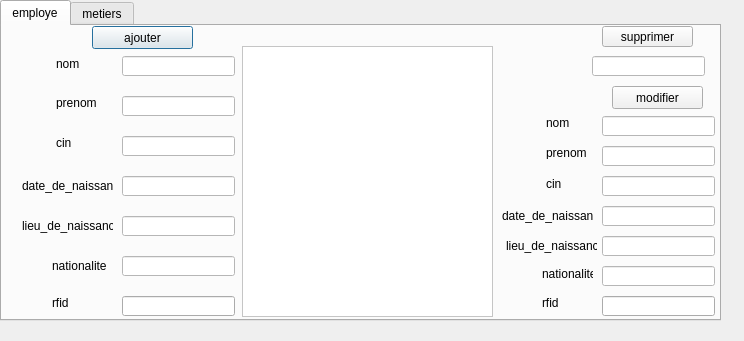
<?xml version="1.0" encoding="UTF-8"?>
<ui version="4.0">
 <class>bouton_employe</class>
 <widget class="QDialog" name="bouton_employe">
  <property name="geometry">
   <rect>
    <x>0</x>
    <y>0</y>
    <width>744</width>
    <height>341</height>
   </rect>
  </property>
  <property name="windowTitle">
   <string>departement employé</string>
  </property>
  <widget class="QTabWidget" name="tabWidget">
   <property name="geometry">
    <rect>
     <x>0</x>
     <y>0</y>
     <width>721</width>
     <height>321</height>
    </rect>
   </property>
   <property name="currentIndex">
    <number>0</number>
   </property>
   <widget class="QWidget" name="tab">
    <attribute name="title">
     <string>employe</string>
    </attribute>
    <widget class="QPushButton" name="ajoutereButton">
     <property name="geometry">
      <rect>
       <x>90</x>
       <y>0</y>
       <width>101</width>
       <height>23</height>
      </rect>
     </property>
     <property name="styleSheet">
      <string notr="true">background-color:rgb(241, 241, 241)</string>
     </property>
     <property name="text">
      <string>ajouter</string>
     </property>
    </widget>
    <widget class="QLabel" name="label_24">
     <property name="geometry">
      <rect>
       <x>544</x>
       <y>120</y>
       <width>47</width>
       <height>13</height>
      </rect>
     </property>
     <property name="text">
      <string>prenom</string>
     </property>
    </widget>
    <widget class="QLineEdit" name="lineEdit_prenom">
     <property name="geometry">
      <rect>
       <x>120</x>
       <y>70</y>
       <width>113</width>
       <height>20</height>
      </rect>
     </property>
     <property name="styleSheet">
      <string notr="true">background-color:rgb(255, 255, 255)</string>
     </property>
    </widget>
    <widget class="QLineEdit" name="lineEdit_cin">
     <property name="geometry">
      <rect>
       <x>120</x>
       <y>110</y>
       <width>113</width>
       <height>20</height>
      </rect>
     </property>
     <property name="styleSheet">
      <string notr="true">background-color:rgb(255, 255, 255)</string>
     </property>
    </widget>
    <widget class="QPushButton" name="modifemployeButton">
     <property name="geometry">
      <rect>
       <x>610</x>
       <y>60</y>
       <width>91</width>
       <height>23</height>
      </rect>
     </property>
     <property name="styleSheet">
      <string notr="true">background-color:rgb(241, 241, 241)</string>
     </property>
     <property name="text">
      <string>modifier</string>
     </property>
    </widget>
    <widget class="QLabel" name="label_23">
     <property name="geometry">
      <rect>
       <x>544</x>
       <y>90</y>
       <width>47</width>
       <height>13</height>
      </rect>
     </property>
     <property name="text">
      <string>nom</string>
     </property>
    </widget>
    <widget class="QLineEdit" name="lineEdit_ln">
     <property name="geometry">
      <rect>
       <x>120</x>
       <y>190</y>
       <width>113</width>
       <height>20</height>
      </rect>
     </property>
     <property name="styleSheet">
      <string notr="true">background-color:rgb(255, 255, 255)</string>
     </property>
    </widget>
    <widget class="QLineEdit" name="modifier_ln">
     <property name="geometry">
      <rect>
       <x>600</x>
       <y>210</y>
       <width>113</width>
       <height>20</height>
      </rect>
     </property>
     <property name="styleSheet">
      <string notr="true">background-color:rgb(255, 255, 255)</string>
     </property>
    </widget>
    <widget class="QLabel" name="label_5">
     <property name="geometry">
      <rect>
       <x>54</x>
       <y>110</y>
       <width>47</width>
       <height>13</height>
      </rect>
     </property>
     <property name="text">
      <string>cin</string>
     </property>
    </widget>
    <widget class="QLabel" name="label_7">
     <property name="geometry">
      <rect>
       <x>20</x>
       <y>190</y>
       <width>91</width>
       <height>20</height>
      </rect>
     </property>
     <property name="text">
      <string>lieu_de_naissance</string>
     </property>
    </widget>
    <widget class="QLabel" name="label_6">
     <property name="geometry">
      <rect>
       <x>20</x>
       <y>150</y>
       <width>91</width>
       <height>20</height>
      </rect>
     </property>
     <property name="text">
      <string>date_de_naissance</string>
     </property>
    </widget>
    <widget class="QLineEdit" name="lineEdit_supprimere">
     <property name="geometry">
      <rect>
       <x>590</x>
       <y>30</y>
       <width>113</width>
       <height>20</height>
      </rect>
     </property>
     <property name="styleSheet">
      <string notr="true">background-color:rgb(255, 255, 255)</string>
     </property>
    </widget>
    <widget class="QLabel" name="label_2">
     <property name="geometry">
      <rect>
       <x>54</x>
       <y>70</y>
       <width>47</width>
       <height>13</height>
      </rect>
     </property>
     <property name="text">
      <string>prenom</string>
     </property>
    </widget>
    <widget class="QLineEdit" name="modifier_nom">
     <property name="geometry">
      <rect>
       <x>600</x>
       <y>90</y>
       <width>113</width>
       <height>20</height>
      </rect>
     </property>
     <property name="styleSheet">
      <string notr="true">background-color:rgb(255, 255, 255)</string>
     </property>
    </widget>
    <widget class="QLineEdit" name="modifier_nationalite">
     <property name="geometry">
      <rect>
       <x>600</x>
       <y>240</y>
       <width>113</width>
       <height>20</height>
      </rect>
     </property>
     <property name="styleSheet">
      <string notr="true">background-color:rgb(255, 255, 255)</string>
     </property>
    </widget>
    <widget class="QLineEdit" name="modifier_dn">
     <property name="geometry">
      <rect>
       <x>600</x>
       <y>180</y>
       <width>113</width>
       <height>20</height>
      </rect>
     </property>
     <property name="styleSheet">
      <string notr="true">background-color:rgb(255, 255, 255)</string>
     </property>
    </widget>
    <widget class="QTableView" name="tableView2">
     <property name="geometry">
      <rect>
       <x>240</x>
       <y>20</y>
       <width>251</width>
       <height>271</height>
      </rect>
     </property>
     <property name="styleSheet">
      <string notr="true">background-color:rgb(255, 255, 255)</string>
     </property>
    </widget>
    <widget class="QLineEdit" name="modifier_prenom">
     <property name="geometry">
      <rect>
       <x>600</x>
       <y>120</y>
       <width>113</width>
       <height>20</height>
      </rect>
     </property>
     <property name="styleSheet">
      <string notr="true">background-color:rgb(255, 255, 255)</string>
     </property>
    </widget>
    <widget class="QLineEdit" name="lineEdit_nationalite">
     <property name="geometry">
      <rect>
       <x>120</x>
       <y>230</y>
       <width>113</width>
       <height>20</height>
      </rect>
     </property>
     <property name="styleSheet">
      <string notr="true">background-color:rgb(255, 255, 255)</string>
     </property>
    </widget>
    <widget class="QLineEdit" name="lineEdit_nom">
     <property name="geometry">
      <rect>
       <x>120</x>
       <y>30</y>
       <width>113</width>
       <height>20</height>
      </rect>
     </property>
     <property name="styleSheet">
      <string notr="true">background-color:rgb(255, 255, 255)</string>
     </property>
    </widget>
    <widget class="QLineEdit" name="modifier_cin">
     <property name="geometry">
      <rect>
       <x>600</x>
       <y>150</y>
       <width>113</width>
       <height>20</height>
      </rect>
     </property>
     <property name="styleSheet">
      <string notr="true">background-color:rgb(255, 255, 255)</string>
     </property>
    </widget>
    <widget class="QLabel" name="label_25">
     <property name="geometry">
      <rect>
       <x>504</x>
       <y>210</y>
       <width>91</width>
       <height>20</height>
      </rect>
     </property>
     <property name="text">
      <string>lieu_de_naissance</string>
     </property>
    </widget>
    <widget class="QLabel" name="label_8">
     <property name="geometry">
      <rect>
       <x>50</x>
       <y>230</y>
       <width>61</width>
       <height>20</height>
      </rect>
     </property>
     <property name="text">
      <string>nationalite</string>
     </property>
    </widget>
    <widget class="QLabel" name="label_15">
     <property name="geometry">
      <rect>
       <x>540</x>
       <y>240</y>
       <width>51</width>
       <height>16</height>
      </rect>
     </property>
     <property name="text">
      <string>nationalite</string>
     </property>
    </widget>
    <widget class="QLabel" name="label">
     <property name="geometry">
      <rect>
       <x>54</x>
       <y>30</y>
       <width>47</width>
       <height>16</height>
      </rect>
     </property>
     <property name="text">
      <string>nom</string>
     </property>
    </widget>
    <widget class="QLabel" name="label_26">
     <property name="geometry">
      <rect>
       <x>500</x>
       <y>180</y>
       <width>91</width>
       <height>20</height>
      </rect>
     </property>
     <property name="text">
      <string>date_de_naissance</string>
     </property>
    </widget>
    <widget class="QPushButton" name="supprimereButton">
     <property name="geometry">
      <rect>
       <x>600</x>
       <y>0</y>
       <width>91</width>
       <height>21</height>
      </rect>
     </property>
     <property name="styleSheet">
      <string notr="true">background-color:rgb(241, 241, 241)</string>
     </property>
     <property name="text">
      <string>supprimer</string>
     </property>
    </widget>
    <widget class="QLineEdit" name="lineEdit_dn">
     <property name="geometry">
      <rect>
       <x>120</x>
       <y>150</y>
       <width>113</width>
       <height>20</height>
      </rect>
     </property>
     <property name="styleSheet">
      <string notr="true">background-color:rgb(255, 255, 255)</string>
     </property>
    </widget>
    <widget class="QLabel" name="label_21">
     <property name="geometry">
      <rect>
       <x>544</x>
       <y>150</y>
       <width>47</width>
       <height>16</height>
      </rect>
     </property>
     <property name="text">
      <string>cin</string>
     </property>
    </widget>
    <widget class="QLabel" name="label_4">
     <property name="geometry">
      <rect>
       <x>540</x>
       <y>270</y>
       <width>47</width>
       <height>13</height>
      </rect>
     </property>
     <property name="text">
      <string>rfid</string>
     </property>
    </widget>
    <widget class="QLineEdit" name="modifier_rfid">
     <property name="geometry">
      <rect>
       <x>600</x>
       <y>270</y>
       <width>113</width>
       <height>20</height>
      </rect>
     </property>
    </widget>
    <widget class="QLabel" name="label_3">
     <property name="geometry">
      <rect>
       <x>50</x>
       <y>270</y>
       <width>47</width>
       <height>13</height>
      </rect>
     </property>
     <property name="text">
      <string>rfid</string>
     </property>
    </widget>
    <widget class="QLineEdit" name="lineEdit_rfid">
     <property name="geometry">
      <rect>
       <x>120</x>
       <y>270</y>
       <width>113</width>
       <height>20</height>
      </rect>
     </property>
    </widget>
   </widget>
   <widget class="QWidget" name="tab_2">
    <attribute name="title">
     <string>metiers</string>
    </attribute>
    <widget class="QLineEdit" name="mail_pass">
     <property name="geometry">
      <rect>
       <x>270</x>
       <y>20</y>
       <width>141</width>
       <height>20</height>
      </rect>
     </property>
     <property name="styleSheet">
      <string notr="true">background-color:rgb(255, 255, 255)</string>
     </property>
     <property name="echoMode">
      <enum>QLineEdit::Password</enum>
     </property>
     <property name="placeholderText">
      <string>your mail password</string>
     </property>
    </widget>
    <widget class="QLineEdit" name="file">
     <property name="geometry">
      <rect>
       <x>150</x>
       <y>90</y>
       <width>151</width>
       <height>23</height>
      </rect>
     </property>
     <property name="styleSheet">
      <string notr="true">background-color:rgb(255, 255, 255)</string>
     </property>
     <property name="placeholderText">
      <string>attachement here</string>
     </property>
    </widget>
    <widget class="QLineEdit" name="subject">
     <property name="geometry">
      <rect>
       <x>150</x>
       <y>60</y>
       <width>131</width>
       <height>20</height>
      </rect>
     </property>
     <property name="styleSheet">
      <string notr="true">background-color:rgb(255, 255, 255)</string>
     </property>
     <property name="placeholderText">
      <string>subject</string>
     </property>
    </widget>
    <widget class="QLineEdit" name="lineEdit_rechercher">
     <property name="geometry">
      <rect>
       <x>10</x>
       <y>110</y>
       <width>113</width>
       <height>20</height>
      </rect>
     </property>
     <property name="styleSheet">
      <string notr="true">background-color:rgb(255, 255, 255)</string>
     </property>
    </widget>
    <widget class="QLineEdit" name="rcpt">
     <property name="geometry">
      <rect>
       <x>150</x>
       <y>20</y>
       <width>111</width>
       <height>21</height>
      </rect>
     </property>
     <property name="styleSheet">
      <string notr="true">background-color:rgb(255, 255, 255)</string>
     </property>
     <property name="placeholderText">
      <string>recipient</string>
     </property>
    </widget>
    <widget class="QPushButton" name="pushButton_pdf_2">
     <property name="geometry">
      <rect>
       <x>640</x>
       <y>270</y>
       <width>71</width>
       <height>21</height>
      </rect>
     </property>
     <property name="styleSheet">
      <string notr="true">background-color:rgb(241, 241, 241)</string>
     </property>
     <property name="text">
      <string>pdf</string>
     </property>
    </widget>
    <widget class="QPushButton" name="sendBtn">
     <property name="geometry">
      <rect>
       <x>150</x>
       <y>260</y>
       <width>161</width>
       <height>21</height>
      </rect>
     </property>
     <property name="styleSheet">
      <string notr="true">background-color:rgb(241, 241, 241)</string>
     </property>
     <property name="text">
      <string>Send</string>
     </property>
    </widget>
    <widget class="QPushButton" name="rcin">
     <property name="geometry">
      <rect>
       <x>20</x>
       <y>220</y>
       <width>91</width>
       <height>23</height>
      </rect>
     </property>
     <property name="styleSheet">
      <string notr="true">background-color:rgb(241, 241, 241)</string>
     </property>
     <property name="text">
      <string>rechercher cin</string>
     </property>
    </widget>
    <widget class="QTextEdit" name="msg">
     <property name="geometry">
      <rect>
       <x>150</x>
       <y>130</y>
       <width>171</width>
       <height>121</height>
      </rect>
     </property>
     <property name="styleSheet">
      <string notr="true">background-color:rgb(255, 255, 255)</string>
     </property>
     <property name="placeholderText">
      <string>type your message here ...</string>
     </property>
    </widget>
    <widget class="QLineEdit" name="lineEdit_rcin">
     <property name="geometry">
      <rect>
       <x>10</x>
       <y>260</y>
       <width>113</width>
       <height>20</height>
      </rect>
     </property>
     <property name="styleSheet">
      <string notr="true">background-color:rgb(255, 255, 255)</string>
     </property>
    </widget>
    <widget class="QPushButton" name="rprenom">
     <property name="geometry">
      <rect>
       <x>20</x>
       <y>140</y>
       <width>101</width>
       <height>23</height>
      </rect>
     </property>
     <property name="styleSheet">
      <string notr="true">background-color:rgb(241, 241, 241)</string>
     </property>
     <property name="text">
      <string>rechercher prenom</string>
     </property>
    </widget>
    <widget class="QPushButton" name="browseBtn">
     <property name="geometry">
      <rect>
       <x>320</x>
       <y>90</y>
       <width>75</width>
       <height>24</height>
      </rect>
     </property>
     <property name="styleSheet">
      <string notr="true">background-color:rgb(241, 241, 241)</string>
     </property>
     <property name="text">
      <string>Browse ...</string>
     </property>
    </widget>
    <widget class="QLineEdit" name="lineEdit_rp">
     <property name="geometry">
      <rect>
       <x>10</x>
       <y>190</y>
       <width>113</width>
       <height>20</height>
      </rect>
     </property>
     <property name="styleSheet">
      <string notr="true">background-color:rgb(255, 255, 255)</string>
     </property>
    </widget>
    <widget class="QPushButton" name="recherchernom">
     <property name="geometry">
      <rect>
       <x>20</x>
       <y>60</y>
       <width>91</width>
       <height>23</height>
      </rect>
     </property>
     <property name="styleSheet">
      <string notr="true">background-color:rgb(241, 241, 241)</string>
     </property>
     <property name="text">
      <string>rechercher nom</string>
     </property>
    </widget>
    <widget class="QTextEdit" name="textEdit">
     <property name="geometry">
      <rect>
       <x>510</x>
       <y>140</y>
       <width>191</width>
       <height>121</height>
      </rect>
     </property>
    </widget>
    <widget class="QPushButton" name="recuButton">
     <property name="geometry">
      <rect>
       <x>520</x>
       <y>270</y>
       <width>91</width>
       <height>21</height>
      </rect>
     </property>
     <property name="text">
      <string>générer un reçu</string>
     </property>
    </widget>
    <widget class="QLineEdit" name="lineEdit_n">
     <property name="geometry">
      <rect>
       <x>610</x>
       <y>20</y>
       <width>91</width>
       <height>20</height>
      </rect>
     </property>
    </widget>
    <widget class="QLineEdit" name="lineEdit_rcin_3">
     <property name="geometry">
      <rect>
       <x>610</x>
       <y>50</y>
       <width>91</width>
       <height>21</height>
      </rect>
     </property>
     <property name="styleSheet">
      <string notr="true">background-color:rgb(255, 255, 255)</string>
     </property>
    </widget>
    <widget class="QLineEdit" name="lineEdit_rcin_2">
     <property name="geometry">
      <rect>
       <x>610</x>
       <y>80</y>
       <width>91</width>
       <height>21</height>
      </rect>
     </property>
     <property name="styleSheet">
      <string notr="true">background-color:rgb(255, 255, 255)</string>
     </property>
    </widget>
    <widget class="QLineEdit" name="lineEdit_s">
     <property name="geometry">
      <rect>
       <x>610</x>
       <y>110</y>
       <width>91</width>
       <height>21</height>
      </rect>
     </property>
    </widget>
    <widget class="QLabel" name="label_9">
     <property name="geometry">
      <rect>
       <x>560</x>
       <y>20</y>
       <width>47</width>
       <height>13</height>
      </rect>
     </property>
     <property name="text">
      <string>nom</string>
     </property>
    </widget>
    <widget class="QLabel" name="label_10">
     <property name="geometry">
      <rect>
       <x>550</x>
       <y>50</y>
       <width>47</width>
       <height>13</height>
      </rect>
     </property>
     <property name="text">
      <string>prenom</string>
     </property>
    </widget>
    <widget class="QLabel" name="label_13">
     <property name="geometry">
      <rect>
       <x>540</x>
       <y>80</y>
       <width>91</width>
       <height>20</height>
      </rect>
     </property>
     <property name="text">
      <string>    CIN</string>
     </property>
    </widget>
    <widget class="QLabel" name="label_12">
     <property name="geometry">
      <rect>
       <x>550</x>
       <y>110</y>
       <width>61</width>
       <height>20</height>
      </rect>
     </property>
     <property name="text">
      <string>salaire</string>
     </property>
    </widget>
   </widget>
  </widget>
  <widget class="QLabel" name="label_11">
   <property name="geometry">
    <rect>
     <x>6</x>
     <y>2</y>
     <width>741</width>
     <height>351</height>
    </rect>
   </property>
   <property name="text">
    <string>TextLabel</string>
   </property>
  </widget>
  <zorder>label_11</zorder>
  <zorder>tabWidget</zorder>
 </widget>
 <resources/>
 <connections/>
</ui>
